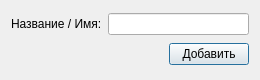
<?xml version="1.0" encoding="UTF-8"?>
<ui version="4.0">
 <class>AddClient</class>
 <widget class="QDialog" name="AddClient">
  <property name="geometry">
   <rect>
    <x>0</x>
    <y>0</y>
    <width>260</width>
    <height>80</height>
   </rect>
  </property>
  <property name="minimumSize">
   <size>
    <width>260</width>
    <height>80</height>
   </size>
  </property>
  <property name="maximumSize">
   <size>
    <width>330</width>
    <height>90</height>
   </size>
  </property>
  <property name="windowTitle">
   <string>Dialog</string>
  </property>
  <layout class="QGridLayout" name="gridLayout_2">
   <item row="1" column="2">
    <widget class="QPushButton" name="addBtn">
     <property name="text">
      <string>Добавить</string>
     </property>
    </widget>
   </item>
   <item row="0" column="0">
    <widget class="QLabel" name="label">
     <property name="text">
      <string>Название / Имя:</string>
     </property>
    </widget>
   </item>
   <item row="0" column="1" colspan="2">
    <widget class="QLineEdit" name="client"/>
   </item>
   <item row="1" column="0" colspan="2">
    <widget class="QLabel" name="errorLabel">
     <property name="text">
      <string/>
     </property>
    </widget>
   </item>
  </layout>
 </widget>
 <resources/>
 <connections/>
</ui>
